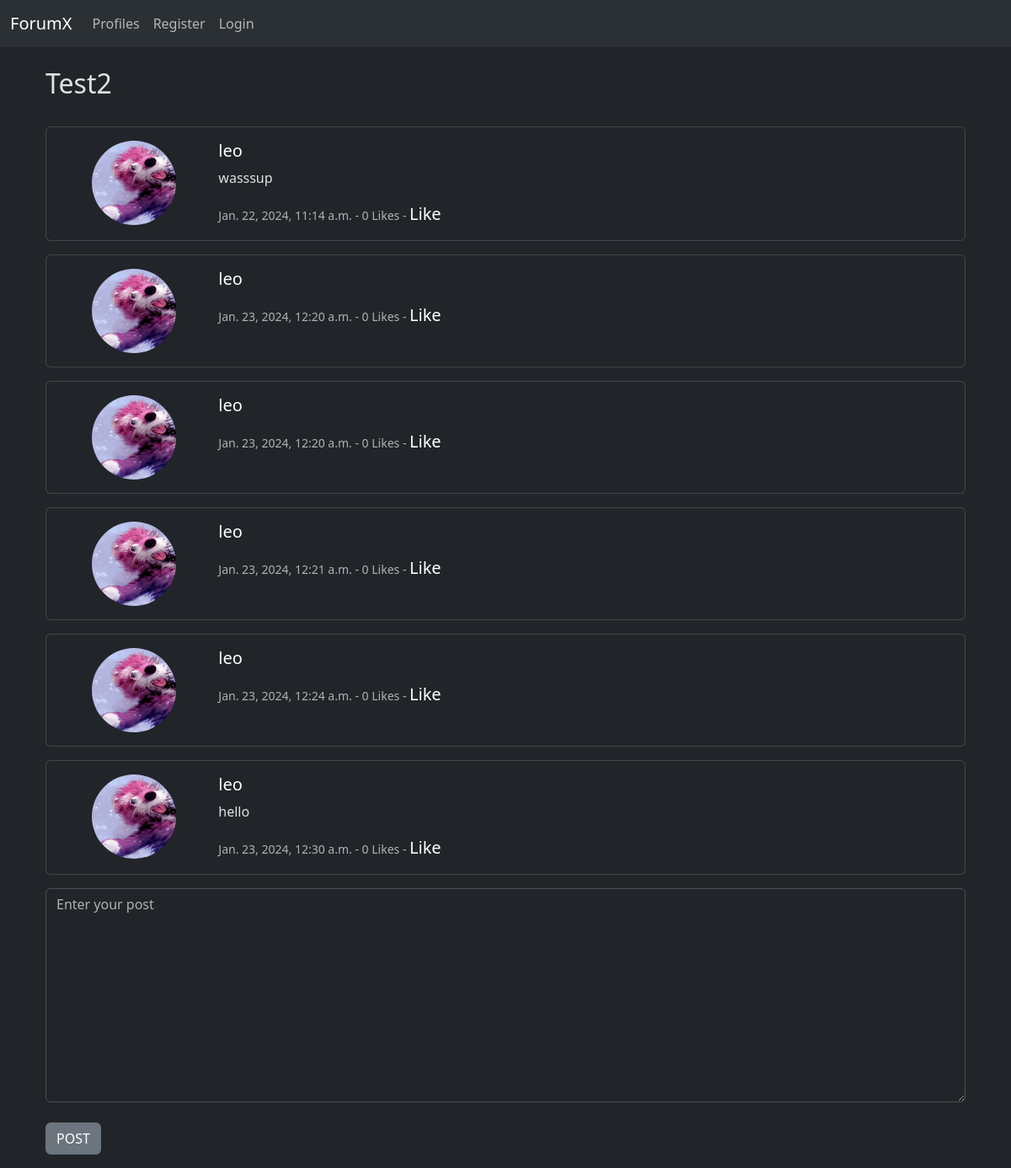
/thread/2/, run on an earlier commit of the app's database.
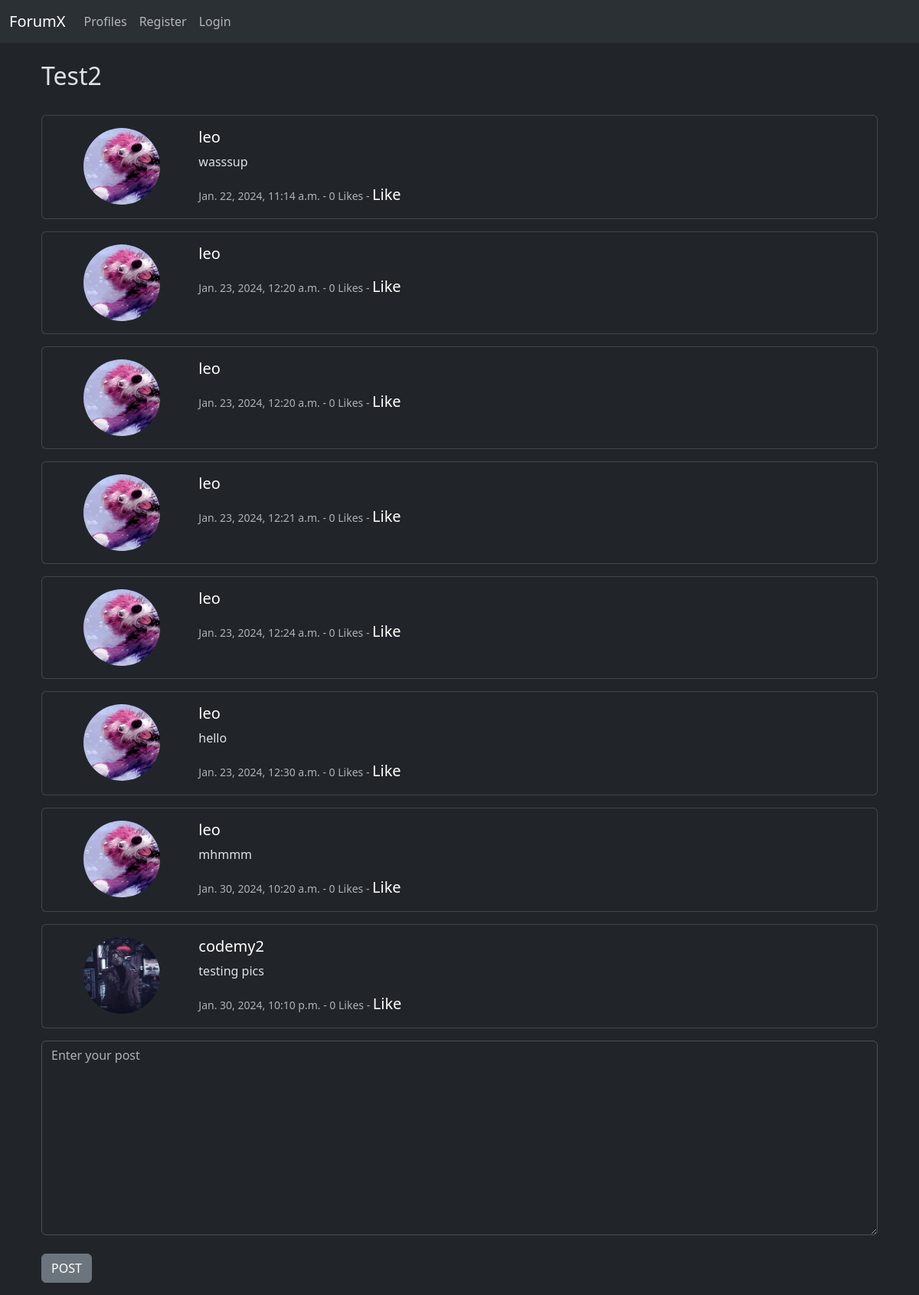
And on a later commit of the database.
### forumx/models.py (models this page shows, shortened)
class Post(models.Model):
    thread = models.ForeignKey(Thread,
        on_delete=models.CASCADE,
        related_name='posts')
    user = models.ForeignKey(User,
        on_delete=models.CASCADE,
        related_name='posts')
    content = models.TextField()
    created_at = models.DateTimeField(default=timezone.now)
    likes = models.ManyToManyField(User, related_name="post_like", blank=True)
    def number_of_likes(self):
        return self.likes.count()

class Profile(models.Model):
   user = models.OneToOneField(User, on_delete=models.CASCADE)
   follows = models.ManyToManyField("self",
    related_name="followed_by",
    symmetrical=False, # User does not need to follow back
    blank=True # User does not need to follow anyone
    )
   date_modified = models.DateTimeField(User, default=timezone.now)
   profile_image = models.ImageField(null=True, blank=True, upload_to="images/")
   profile_bio= models.CharField(null=True, blank=True, max_length=500)

### forumx/views.py (the view, shortened to what this page needs)
# urls.py: path('thread/<int:thread_id>/', views.thread_posts, name='thread_posts'),
def thread_posts(request, thread_id):
    thread = get_object_or_404(Thread, pk=thread_id)
    posts = thread.posts.all().order_by("created_at")
    form = PostForm(request.POST or None)
    return render(request, 'posts.html', {'thread': thread, 'posts': posts, 'form': form})

### forumx/forms.py
class PostForm(forms.ModelForm):
    content = forms.CharField(required=True,
            widget=forms.widgets.Textarea(
                attrs={
                    "placeholder": "Enter your post",
                    "class": "form-control"
                }
                ),
            label="",
            )
    class Meta:
        model = Post
        fields = ['content']

### forumx/templates/posts.html (shortened to what this page needs)
{% extends "base.html" %}
{% load static %}
{% block content %}
<div class="container">
  <h2>{{ thread.title | title }}</h2>
  <br />
  {% for post in posts %}
  <div class="card mb-3">
    <div class="card-body" >
        <div class="container">
            <div class="row">
                <div class="col-12 col-sm-2 mb-3 mb-sm-0 text-center">
                    {% if post.user.profile.profile_image %}
                        <img src="{{ post.user.profile.profile_image.url }}" class="rounded-circle" height=100 width=100 class="rounded-circle">
                    {% else %}
                        <img src="{% static 'images/user.jpg' %}" alt="Default Profile Image" height=100 width=100 class="rounded-circle">
                    {% endif %}
                </div>
                <div class="col-12 col-sm-10">
                    <h5 class="card-title"><a class="profile-link" href="{% url 'profile' post.user.profile.user.id %}">{{ post.user.username }}</a></h5>
                    <p class="card-text">{{ post.content }}</p>
                    <p class="card-text">
                        <small class="text-muted">{{ post.created_at }}
                            - {{ post.number_of_likes }} Likes -
                            {% if user in post.likes.all %}
                                <a href="{% url 'post_like' pk=post.id%}">Unike</a>
                            {% else %}
                                <a href="{% url 'post_like' pk=post.id%}">Like</a>
                            {% endif %}
                        </small>
                    </p>
                </div>
            </div>
        </div>
    </div>
  </div>
  {% endfor %}
  {% if form %}
  <form method=POST>
    {{ form.content }}
    <br>
    <button type="submit" class="btn btn-secondary">POST</button>
  </form>
  {% endif %}
</div>
{% endblock %}

What changed in the data, as far as the page shows it:
added Post: user.profile.profile_image (picture), user.username "leo", content "mhmmm", created_at "Jan. 30, 2024, 10:20 a.m.", number_of_likes "0", shows "Like"
added Post: user.profile.profile_image (picture), user.username "codemy2", content "testing pics", created_at "Jan. 30, 2024, 10:10 p.m.", number_of_likes "0", shows "Like"
